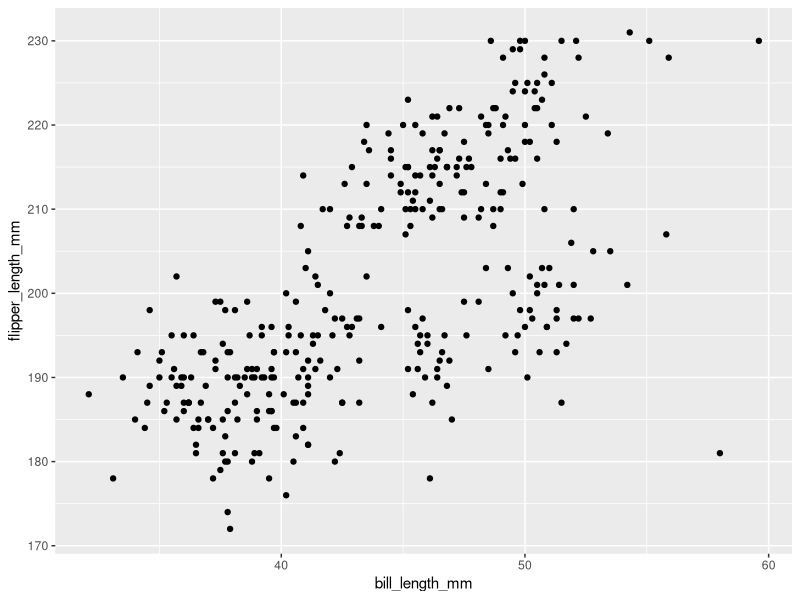
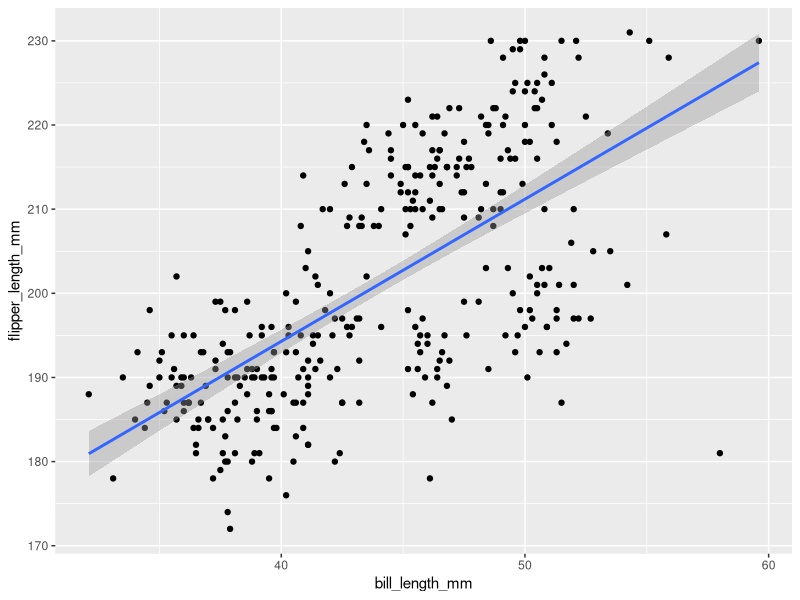
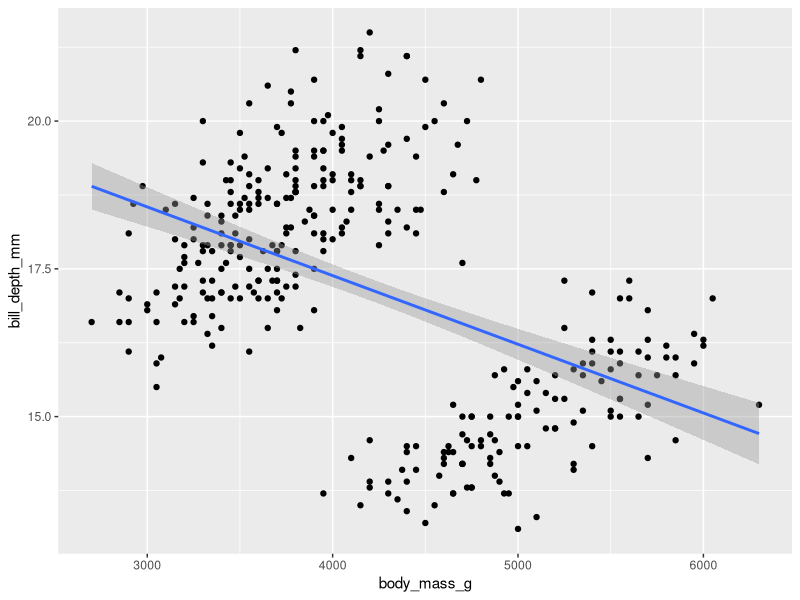
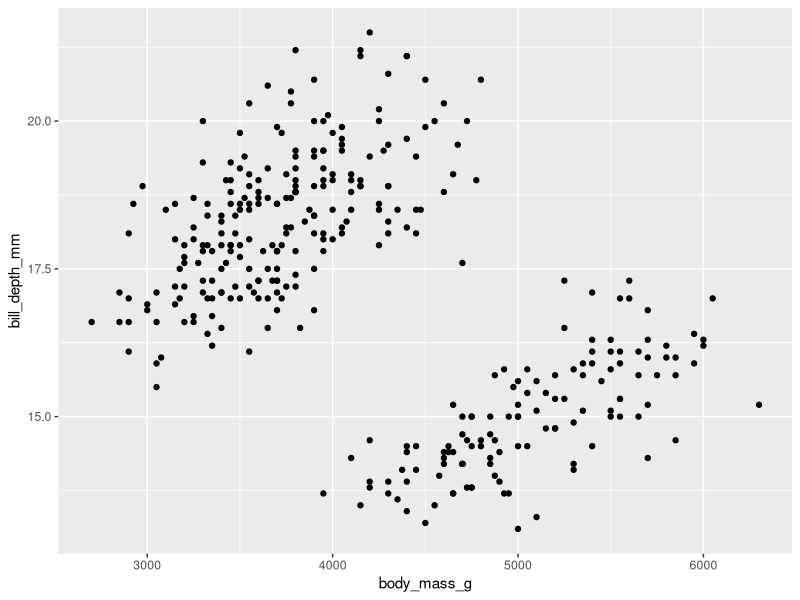
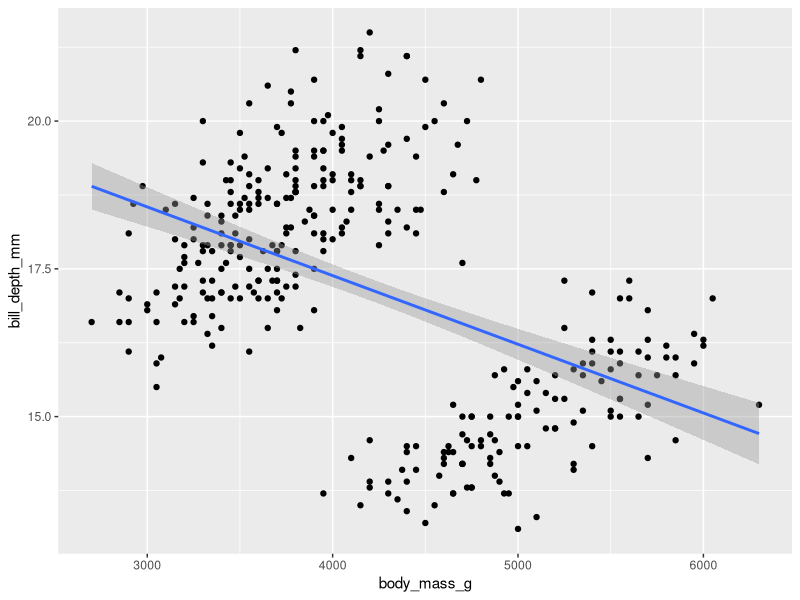
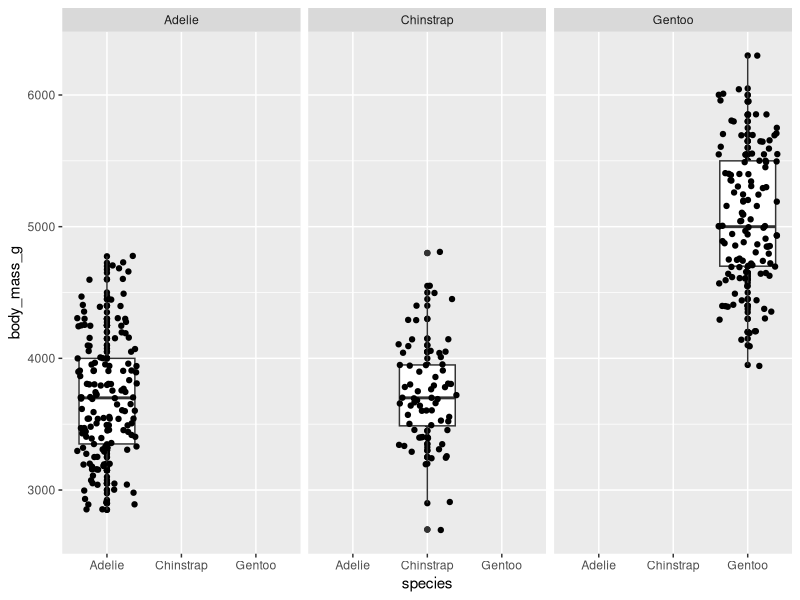
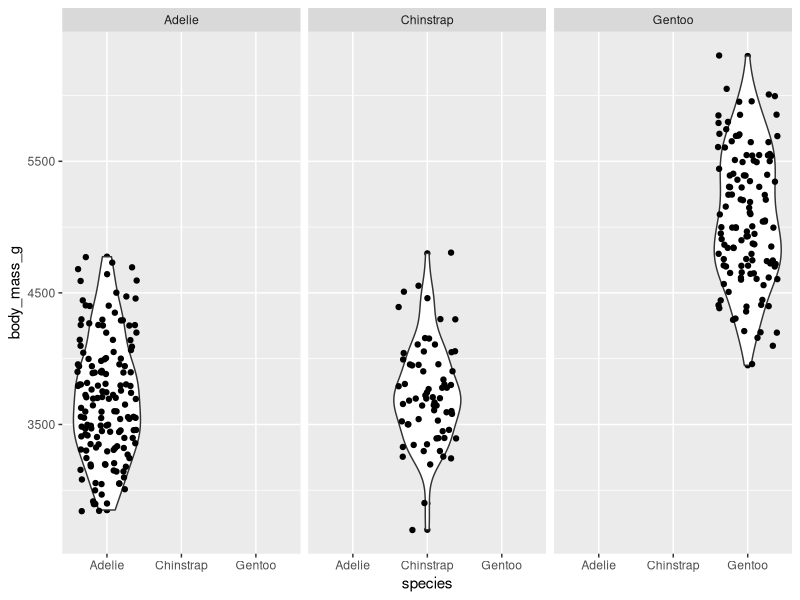
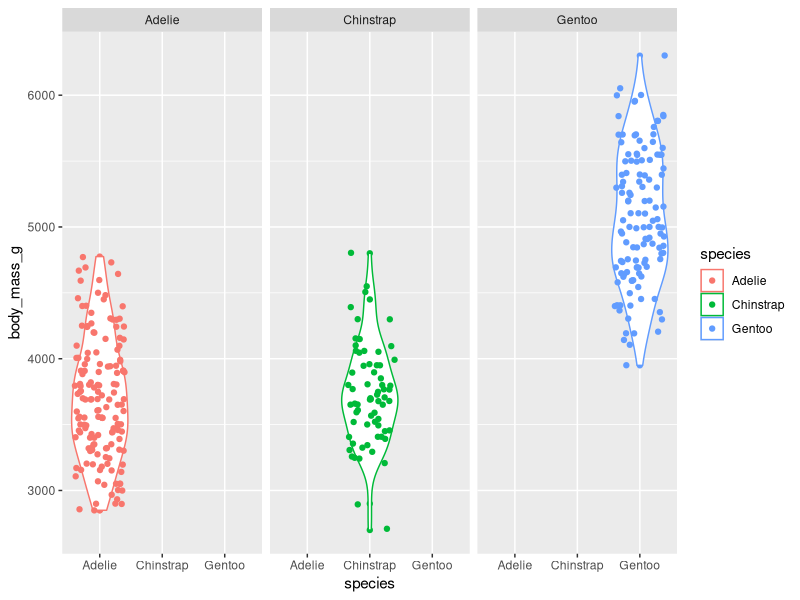

These charts were generated, in order, by the following R code:
## ---- chunk 1
knitr::opts_chunk$set(echo = TRUE)
## ---- chunk 2
library(tidyverse)

# Remove the comment if "palmerpenguins" has not yet been installed
install.packages('palmerpenguins')

library(palmerpenguins)

head(penguins)
## ---- chunk 3
str(penguins)
glimpse(penguins)
levels(penguins$species)
levels(penguins$island)

## ---- chunk 4
#is.na(penguins)
complete.cases(penguins)
## ---- chunk 5
ggplot(data = penguins, mapping = aes(x = bill_length_mm, y = flipper_length_mm)) +
  geom_point()
## ---- chunk 6
cor.test(penguins$bill_length_mm,penguins$flipper_length_mm)
## ---- chunk 7
ggplot(data = penguins, mapping = aes(x = bill_length_mm, y = flipper_length_mm)) +
  geom_point()+geom_smooth(method = 'lm')
## ---- chunk 8
cor.test(penguins$body_mass_g,penguins$bill_depth_mm)
ggplot(data = penguins, mapping = aes(x = body_mass_g, y =bill_depth_mm )) +
  geom_point()+geom_smooth(method = 'lm')
## ---- chunk 9
ggplot(data = penguins, mapping = aes(x = body_mass_g, y =bill_depth_mm )) +
  geom_point()
## ---- chunk 10
ggplot(data = penguins, mapping = aes(x = body_mass_g, y =bill_depth_mm )) +
  geom_point()+geom_smooth(method='lm')
## ---- chunk 11
ggplot(penguins,aes(y=body_mass_g,x=species))+geom_point()+facet_wrap(~species,nrow = 1)+geom_boxplot()+geom_jitter()
## ---- chunk 12
ggplot(penguins,aes(y=body_mass_g,x=species))+geom_point()+facet_wrap(~species,nrow = 1)+geom_violin()+geom_jitter()
## ---- chunk 13
ggplot(penguins,aes(y=body_mass_g,x=species,col=species))+geom_point()+facet_wrap(~species,nrow = 1)+geom_violin()+geom_jitter()
## ---- chunk 14
ggplot(data = penguins, mapping = aes(x = body_mass_g, y =bill_depth_mm ,col=species)) +
  geom_point()+geom_smooth(method='lm')+facet_wrap(~species,nrow=1)
## ---- chunk 15
common_slope_model <- lm(bill_depth_mm~body_mass_g+species,data=penguins)
summary(common_slope_model)
## ---- chunk 16
different_slope_model <- lm(bill_depth_mm~body_mass_g*species,data=penguins)
summary(different_slope_model)
## ---- chunk 17
permuted_penguins <- penguins
permuted_penguins$species <- permuted_penguins$species[sample(length(penguins$species))]
head(permuted_penguins)
## ---- chunk 18
ggplot(data = permuted_penguins, mapping = aes(x = body_mass_g, y = bill_depth_mm, colour=species)) +
  geom_point() + geom_smooth(method='lm')
## ---- chunk 19
ggplot(data = permuted_penguins, mapping = aes(x = species,y = body_mass_g,colour=species)) +
  geom_boxplot() 
## ---- chunk 20
# This code block creates a plot matrix comparing the actual body mass box plot (upper right) to those obtained from many permutations

# Build a tibble to store the data, beginning with the actual data
perm_tibble <- penguins %>% select(species,body_mass_g)
# Set the number of permutations, here 24 for better viewing 
n_reps <- 24
# Grow the tibble column by column with permuted values
for (i in 1:n_reps)
{
    # Name the permutation reps P1,P2,...
    new_name <- paste("P",i,sep="")
    # Generate a permuted column of body mass values. Note that this is equivalent     to permuting the species labels; however, permuting values makes the plotting     easier
    new_col <- tibble(penguins$body_mass_g[sample(length(penguins$species))])
    # Assign the new column its name
    colnames(new_col) <- new_name
    # Attach the permuted column to the end of the growing tibble
    perm_tibble <- cbind(perm_tibble,new_col)
}
# Record the order of the column names for later use as plot order
factor_levels <- colnames(perm_tibble)[2:(n_reps+2)]
# Pivot the tibble built above into long form
plot_tibble <- pivot_longer(perm_tibble,cols=2:(n_reps+2),names_to = c("rep"))
# Turn the rep column into a factor, using the order stored above
plot_tibble$rep <- factor(plot_tibble$rep,levels=factor_levels)
# Plot a matrix of box plots, beginning with the real data, followed from left to right with P1,P2,etc. Set the number of columns in the plot matrix to 5 for viewing. Remove the x-axis annotations.
ggplot(plot_tibble,aes(x=species,y=value,colour=species))+geom_boxplot()+facet_wrap(~rep,ncol=5)+theme(axis.title.x=element_blank(),axis.text.x=element_blank(),axis.ticks.x=element_blank())
## ---- chunk 21
penguins %>% count(species,island)
## ---- chunk 22
penguins %>% filter(species == "Adelie") %>% ggplot(mapping = aes(x = island,y = body_mass_g,colour=island)) + geom_boxplot() 
## ---- chunk 23
penguins %>% filter(species == "Adelie") %>% ggplot(mapping = aes(x = body_mass_g,y = bill_depth_mm,colour=island)) + geom_smooth(method = 'lm') +geom_point()
## ---- chunk 24
Ade_number_male<-male_penguins<-penguins %>% filter(species == "Adelie")%>% filter(sex=='male')%>%count(sex)
Ade_number_female<-female_penguins<-penguins %>% filter(species == "Adelie")%>% filter(sex=='female')%>%count(sex)
Chi_number_male<-male_penguins<-penguins %>% filter(species == "Chinstrap")%>% filter(sex=='male')%>%count(sex)
Chi_number_female<-female_penguins<-penguins %>% filter(species == "Chinstrap")%>% filter(sex=='female')%>%count(sex)

Gen_number_male<-male_penguins<-penguins %>% filter(species == "Gentoo")%>% filter(sex=='male')%>%count(sex)
Gen_number_female<-female_penguins<-penguins %>% filter(species == "Gentoo")%>% filter(sex=='female')%>%count(sex)
Ade_number_male
Ade_number_female
Chi_number_male
Chi_number_female
Gen_number_male
Gen_number_female
## ---- chunk 25
# penguins %>% filter(!(is.na(sex))) %>% 
#   male_penguins<-penguins %>% filter(!(is.na(sex))) %>%filter(species == "Adelie")%>% filter(sex=='male')
# female_penguins<-penguins%>% filter(!(is.na(sex))) %>% filter(species == "Adelie")%>% filter(sex=='female')
male_penguins<-penguins %>% filter(!(is.na(sex))) %>% filter(sex=='male')
female_penguins<-penguins%>% filter(!(is.na(sex))) %>% filter(sex=='female')
head(penguins)
## ---- chunk 26
penguins%>%filter(!(is.na(sex))) %>% ggplot(aes(y=body_mass_g, x = sex, colour=sex))+facet_grid(~species) + geom_boxplot() +  geom_jitter(width = 0.5)
## ---- chunk 27
penguins%>%filter(!(is.na(sex))) %>%ggplot( mapping = aes(x = body_mass_g, y =bill_depth_mm ,col=sex)) +
  geom_point()+geom_smooth(method='lm')

## ---- chunk 28
#install.packages('GGally')
library(GGally)
## ---- chunk 29
penguins %>% select(bill_length_mm,bill_depth_mm,flipper_length_mm,body_mass_g) %>%
    ggpairs()
## ---- chunk 30
penguins %>% select(bill_length_mm,bill_depth_mm,flipper_length_mm,body_mass_g,species) %>% ggpairs(aes(colour = species))
## ---- chunk 31
penguins %>%filter(!(is.na(sex)))%>% select(bill_length_mm,bill_depth_mm,flipper_length_mm,body_mass_g,sex) %>% ggpairs(aes(colour = sex,alpha= .4))

## ---- chunk 32
penguins %>% filter(!(is.na(sex))) %>% mutate(year = as.factor(year)) %>% ggplot(mapping = aes(x = species,y=flipper_length_mm, colour=species)) + geom_boxplot() + 
  geom_jitter(width = 0.2, height = 0, alpha = 0.4) + facet_grid(sex ~ year) + theme(axis.title.x=element_blank(),
        axis.text.x=element_blank(),
        axis.ticks.x=element_blank())
## ---- chunk 33
penguins %>% select(bill_depth_mm,flipper_length_mm,species) %>% ggpairs(aes(colour = species))
